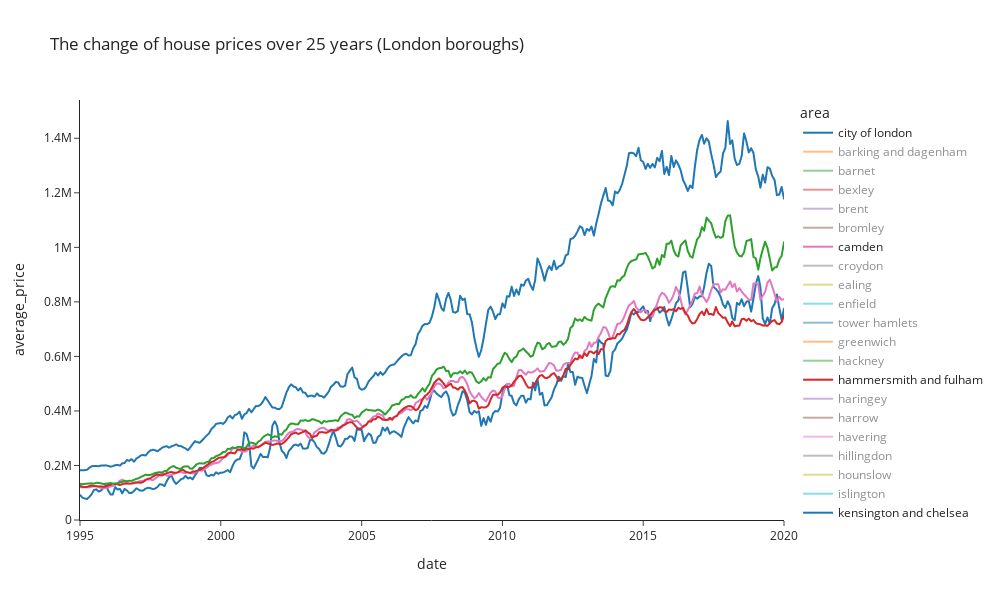

Notebook code cell kept with this figure:
### Code cell
# Price changes in boroughs over time 
# Default display for top 5 most expensive boroughs 
boroughs_to_hide = np.delete(boroughs, [0,6,13,20,32])
fig = px.line(df_boroughs, x='date', y= 'average_price' , template = 'simple_white', title ='The change of house prices over 25 years (London boroughs)',
              width=1000, height=600 , color = 'area')
fig.for_each_trace(lambda trace: trace.update(visible="legendonly") 
                   if trace.name in boroughs_to_hide else ())
fig.show()

### Figure 1 — Plotly figure (JSON) as saved in the notebook; plotly's stock layout.template omitted (floating-point values rounded to 4 significant figures; data arrays with more than 128 entries replaced by an {"elided": "..."} marker saying what was removed)
{"data": [{"hovertemplate": "area=city of london<br>date=%{x}<br>average_price=%{y}<extra></extra>", "legendgroup": "city of london", "line": {"color": "#1F77B4", "dash": "solid"}, "marker": {"symbol": "circle"}, "mode": "lines", "name": "city of london", "showlegend": true, "type": "scattergl", "x": {"elided": "301 str values"}, "xaxis": "x", "y": {"elided": "301 int values"}, "yaxis": "y"}, {"hovertemplate": "area=barking and dagenham<br>date=%{x}<br>average_price=%{y}<extra></extra>", "legendgroup": "barking and dagenham", "line": {"color": "#FF7F0E", "dash": "solid"}, "marker": {"symbol": "circle"}, "mode": "lines", "name": "barking and dagenham", "showlegend": true, "type": "scattergl", "visible": "legendonly", "x": {"elided": "301 str values"}, "xaxis": "x", "y": {"elided": "301 int values"}, "yaxis": "y"}, {"hovertemplate": "area=barnet<br>date=%{x}<br>average_price=%{y}<extra></extra>", "legendgroup": "barnet", "line": {"color": "#2CA02C", "dash": "solid"}, "marker": {"symbol": "circle"}, "mode": "lines", "name": "barnet", "showlegend": true, "type": "scattergl", "visible": "legendonly", "x": {"elided": "301 str values"}, "xaxis": "x", "y": {"elided": "301 int values"}, "yaxis": "y"}, {"hovertemplate": "area=bexley<br>date=%{x}<br>average_price=%{y}<extra></extra>", "legendgroup": "bexley", "line": {"color": "#D62728", "dash": "solid"}, "marker": {"symbol": "circle"}, "mode": "lines", "name": "bexley", "showlegend": true, "type": "scattergl", "visible": "legendonly", "x": {"elided": "301 str values"}, "xaxis": "x", "y": {"elided": "301 int values"}, "yaxis": "y"}, {"hovertemplate": "area=brent<br>date=%{x}<br>average_price=%{y}<extra></extra>", "legendgroup": "brent", "line": {"color": "#9467BD", "dash": "solid"}, "marker": {"symbol": "circle"}, "mode": "lines", "name": "brent", "showlegend": true, "type": "scattergl", "visible": "legendonly", "x": {"elided": "301 str values"}, "xaxis": "x", "y": {"elided": "301 int values"}, "yaxis": "y"}, {"hovertemplate": "area=bromley<br>date=%{x}<br>average_price=%{y}<extra></extra>", "legendgroup": "bromley", "line": {"color": "#8C564B", "dash": "solid"}, "marker": {"symbol": "circle"}, "mode": "lines", "name": "bromley", "showlegend": true, "type": "scattergl", "visible": "legendonly", "x": {"elided": "301 str values"}, "xaxis": "x", "y": {"elided": "301 int values"}, "yaxis": "y"}, {"hovertemplate": "area=camden<br>date=%{x}<br>average_price=%{y}<extra></extra>", "legendgroup": "camden", "line": {"color": "#E377C2", "dash": "solid"}, "marker": {"symbol": "circle"}, "mode": "lines", "name": "camden", "showlegend": true, "type": "scattergl", "x": {"elided": "301 str values"}, "xaxis": "x", "y": {"elided": "301 int values"}, "yaxis": "y"}, {"hovertemplate": "area=croydon<br>date=%{x}<br>average_price=%{y}<extra></extra>", "legendgroup": "croydon", "line": {"color": "#7F7F7F", "dash": "solid"}, "marker": {"symbol": "circle"}, "mode": "lines", "name": "croydon", "showlegend": true, "type": "scattergl", "visible": "legendonly", "x": {"elided": "301 str values"}, "xaxis": "x", "y": {"elided": "301 int values"}, "yaxis": "y"}, {"hovertemplate": "area=ealing<br>date=%{x}<br>average_price=%{y}<extra></extra>", "legendgroup": "ealing", "line": {"color": "#BCBD22", "dash": "solid"}, "marker": {"symbol": "circle"}, "mode": "lines", "name": "ealing", "showlegend": true, "type": "scattergl", "visible": "legendonly", "x": {"elided": "301 str values"}, "xaxis": "x", "y": {"elided": "301 int values"}, "yaxis": "y"}, {"hovertemplate": "area=enfield<br>date=%{x}<br>average_price=%{y}<extra></extra>", "legendgroup": "enfield", "line": {"color": "#17BECF", "dash": "solid"}, "marker": {"symbol": "circle"}, "mode": "lines", "name": "enfield", "showlegend": true, "type": "scattergl", "visible": "legendonly", "x": {"elided": "302 str values"}, "xaxis": "x", "y": {"elided": "302 int values"}, "yaxis": "y"}, {"hovertemplate": "area=tower hamlets<br>date=%{x}<br>average_price=%{y}<extra></extra>", "legendgroup": "tower hamlets", "line": {"color": "#1F77B4", "dash": "solid"}, "marker": {"symbol": "circle"}, "mode": "lines", "name": "tower hamlets", "showlegend": true, "type": "scattergl", "visible": "legendonly", "x": {"elided": "302 str values"}, "xaxis": "x", "y": {"elided": "302 int values"}, "yaxis": "y"}, {"hovertemplate": "area=greenwich<br>date=%{x}<br>average_price=%{y}<extra></extra>", "legendgroup": "greenwich", "line": {"color": "#FF7F0E", "dash": "solid"}, "marker": {"symbol": "circle"}, "mode": "lines", "name": "greenwich", "showlegend": true, "type": "scattergl", "visible": "legendonly", "x": {"elided": "301 str values"}, "xaxis": "x", "y": {"elided": "301 int values"}, "yaxis": "y"}, {"hovertemplate": "area=hackney<br>date=%{x}<br>average_price=%{y}<extra></extra>", "legendgroup": "hackney", "line": {"color": "#2CA02C", "dash": "solid"}, "marker": {"symbol": "circle"}, "mode": "lines", "name": "hackney", "showlegend": true, "type": "scattergl", "visible": "legendonly", "x": {"elided": "302 str values"}, "xaxis": "x", "y": {"elided": "302 int values"}, "yaxis": "y"}, {"hovertemplate": "area=hammersmith and fulham<br>date=%{x}<br>average_price=%{y}<extra></extra>", "legendgroup": "hammersmith and fulham", "line": {"color": "#D62728", "dash": "solid"}, "marker": {"symbol": "circle"}, "mode": "lines", "name": "hammersmith and fulham", "showlegend": true, "type": "scattergl", "x": {"elided": "301 str values"}, "xaxis": "x", "y": {"elided": "301 int values"}, "yaxis": "y"}, {"hovertemplate": "area=haringey<br>date=%{x}<br>average_price=%{y}<extra></extra>", "legendgroup": "haringey", "line": {"color": "#9467BD", "dash": "solid"}, "marker": {"symbol": "circle"}, "mode": "lines", "name": "haringey", "showlegend": true, "type": "scattergl", "visible": "legendonly", "x": {"elided": "301 str values"}, "xaxis": "x", "y": {"elided": "301 int values"}, "yaxis": "y"}, {"hovertemplate": "area=harrow<br>date=%{x}<br>average_price=%{y}<extra></extra>", "legendgroup": "harrow", "line": {"color": "#8C564B", "dash": "solid"}, "marker": {"symbol": "circle"}, "mode": "lines", "name": "harrow", "showlegend": true, "type": "scattergl", "visible": "legendonly", "x": {"elided": "301 str values"}, "xaxis": "x", "y": {"elided": "301 int values"}, "yaxis": "y"}, {"hovertemplate": "area=havering<br>date=%{x}<br>average_price=%{y}<extra></extra>", "legendgroup": "havering", "line": {"color": "#E377C2", "dash": "solid"}, "marker": {"symbol": "circle"}, "mode": "lines", "name": "havering", "showlegend": true, "type": "scattergl", "visible": "legendonly", "x": {"elided": "301 str values"}, "xaxis": "x", "y": {"elided": "301 int values"}, "yaxis": "y"}, {"hovertemplate": "area=hillingdon<br>date=%{x}<br>average_price=%{y}<extra></extra>", "legendgroup": "hillingdon", "line": {"color": "#7F7F7F", "dash": "solid"}, "marker": {"symbol": "circle"}, "mode": "lines", "name": "hillingdon", "showlegend": true, "type": "scattergl", "visible": "legendonly", "x": {"elided": "301 str values"}, "xaxis": "x", "y": {"elided": "301 int values"}, "yaxis": "y"}, {"hovertemplate": "area=hounslow<br>date=%{x}<br>average_price=%{y}<extra></extra>", "legendgroup": "hounslow", "line": {"color": "#BCBD22", "dash": "solid"}, "marker": {"symbol": "circle"}, "mode": "lines", "name": "hounslow", "showlegend": true, "type": "scattergl", "visible": "legendonly", "x": {"elided": "301 str values"}, "xaxis": "x", "y": {"elided": "301 int values"}, "yaxis": "y"}, {"hovertemplate": "area=islington<br>date=%{x}<br>average_price=%{y}<extra></extra>", "legendgroup": "islington", "line": {"color": "#17BECF", "dash": "solid"}, "marker": {"symbol": "circle"}, "mode": "lines", "name": "islington", "showlegend": true, "type": "scattergl", "visible": "legendonly", "x": {"elided": "301 str values"}, "xaxis": "x", "y": {"elided": "301 int values"}, "yaxis": "y"}, {"hovertemplate": "area=kensington and chelsea<br>date=%{x}<br>average_price=%{y}<extra></extra>", "legendgroup": "kensington and chelsea", "line": {"color": "#1F77B4", "dash": "solid"}, "marker": {"symbol": "circle"}, "mode": "lines", "name": "kensington and chelsea", "showlegend": true, "type": "scattergl", "x": {"elided": "301 str values"}, "xaxis": "x", "y": {"elided": "301 int values"}, "yaxis": "y"}, {"hovertemplate": "area=kingston upon thames<br>date=%{x}<br>average_price=%{y}<extra></extra>", "legendgroup": "kingston upon thames", "line": {"color": "#FF7F0E", "dash": "solid"}, "marker": {"symbol": "circle"}, "mode": "lines", "name": "kingston upon thames", "showlegend": true, "type": "scattergl", "visible": "legendonly", "x": {"elided": "301 str values"}, "xaxis": "x", "y": {"elided": "301 int values"}, "yaxis": "y"}, {"hovertemplate": "area=lambeth<br>date=%{x}<br>average_price=%{y}<extra></extra>", "legendgroup": "lambeth", "line": {"color": "#2CA02C", "dash": "solid"}, "marker": {"symbol": "circle"}, "mode": "lines", "name": "lambeth", "showlegend": true, "type": "scattergl", "visible": "legendonly", "x": {"elided": "301 str values"}, "xaxis": "x", "y": {"elided": "301 int values"}, "yaxis": "y"}, {"hovertemplate": "area=lewisham<br>date=%{x}<br>average_price=%{y}<extra></extra>", "legendgroup": "lewisham", "line": {"color": "#D62728", "dash": "solid"}, "marker": {"symbol": "circle"}, "mode": "lines", "name": "lewisham", "showlegend": true, "type": "scattergl", "visible": "legendonly", "x": {"elided": "301 str values"}, "xaxis": "x", "y": {"elided": "301 int values"}, "yaxis": "y"}, {"hovertemplate": "area=merton<br>date=%{x}<br>average_price=%{y}<extra></extra>", "legendgroup": "merton", "line": {"color": "#9467BD", "dash": "solid"}, "marker": {"symbol": "circle"}, "mode": "lines", "name": "merton", "showlegend": true, "type": "scattergl", "visible": "legendonly", "x": {"elided": "301 str values"}, "xaxis": "x", "y": {"elided": "301 int values"}, "yaxis": "y"}, {"hovertemplate": "area=newham<br>date=%{x}<br>average_price=%{y}<extra></extra>", "legendgroup": "newham", "line": {"color": "#8C564B", "dash": "solid"}, "marker": {"symbol": "circle"}, "mode": "lines", "name": "newham", "showlegend": true, "type": "scattergl", "visible": "legendonly", "x": {"elided": "301 str values"}, "xaxis": "x", "y": {"elided": "301 int values"}, "yaxis": "y"}, {"hovertemplate": "area=redbridge<br>date=%{x}<br>average_price=%{y}<extra></extra>", "legendgroup": "redbridge", "line": {"color": "#E377C2", "dash": "solid"}, "marker": {"symbol": "circle"}, "mode": "lines", "name": "redbridge", "showlegend": true, "type": "scattergl", "visible": "legendonly", "x": {"elided": "301 str values"}, "xaxis": "x", "y": {"elided": "301 int values"}, "yaxis": "y"}, {"hovertemplate": "area=richmond upon thames<br>date=%{x}<br>average_price=%{y}<extra></extra>", "legendgroup": "richmond upon thames", "line": {"color": "#7F7F7F", "dash": "solid"}, "marker": {"symbol": "circle"}, "mode": "lines", "name": "richmond upon thames", "showlegend": true, "type": "scattergl", "visible": "legendonly", "x": {"elided": "301 str values"}, "xaxis": "x", "y": {"elided": "301 int values"}, "yaxis": "y"}, {"hovertemplate": "area=southwark<br>date=%{x}<br>average_price=%{y}<extra></extra>", "legendgroup": "southwark", "line": {"color": "#BCBD22", "dash": "solid"}, "marker": {"symbol": "circle"}, "mode": "lines", "name": "southwark", "showlegend": true, "type": "scattergl", "visible": "legendonly", "x": {"elided": "301 str values"}, "xaxis": "x", "y": {"elided": "301 int values"}, "yaxis": "y"}, {"hovertemplate": "area=sutton<br>date=%{x}<br>average_price=%{y}<extra></extra>", "legendgroup": "sutton", "line": {"color": "#17BECF", "dash": "solid"}, "marker": {"symbol": "circle"}, "mode": "lines", "name": "sutton", "showlegend": true, "type": "scattergl", "visible": "legendonly", "x": {"elided": "301 str values"}, "xaxis": "x", "y": {"elided": "301 int values"}, "yaxis": "y"}, {"hovertemplate": "area=waltham forest<br>date=%{x}<br>average_price=%{y}<extra></extra>", "legendgroup": "waltham forest", "line": {"color": "#1F77B4", "dash": "solid"}, "marker": {"symbol": "circle"}, "mode": "lines", "name": "waltham forest", "showlegend": true, "type": "scattergl", "visible": "legendonly", "x": {"elided": "301 str values"}, "xaxis": "x", "y": {"elided": "301 int values"}, "yaxis": "y"}, {"hovertemplate": "area=wandsworth<br>date=%{x}<br>average_price=%{y}<extra></extra>", "legendgroup": "wandsworth", "line": {"color": "#FF7F0E", "dash": "solid"}, "marker": {"symbol": "circle"}, "mode": "lines", "name": "wandsworth", "showlegend": true, "type": "scattergl", "visible": "legendonly", "x": {"elided": "301 str values"}, "xaxis": "x", "y": {"elided": "301 int values"}, "yaxis": "y"}, {"hovertemplate": "area=westminster<br>date=%{x}<br>average_price=%{y}<extra></extra>", "legendgroup": "westminster", "line": {"color": "#2CA02C", "dash": "solid"}, "marker": {"symbol": "circle"}, "mode": "lines", "name": "westminster", "showlegend": true, "type": "scattergl", "x": {"elided": "301 str values"}, "xaxis": "x", "y": {"elided": "301 int values"}, "yaxis": "y"}], "layout": {"height": 600, "legend": {"title": {"text": "area"}, "tracegroupgap": 0}, "title": {"text": "The change of house prices over 25 years (London boroughs)"}, "width": 1000, "xaxis": {"anchor": "y", "domain": [0, 1], "title": {"text": "date"}}, "yaxis": {"anchor": "x", "domain": [0, 1], "title": {"text": "average_price"}}}}
